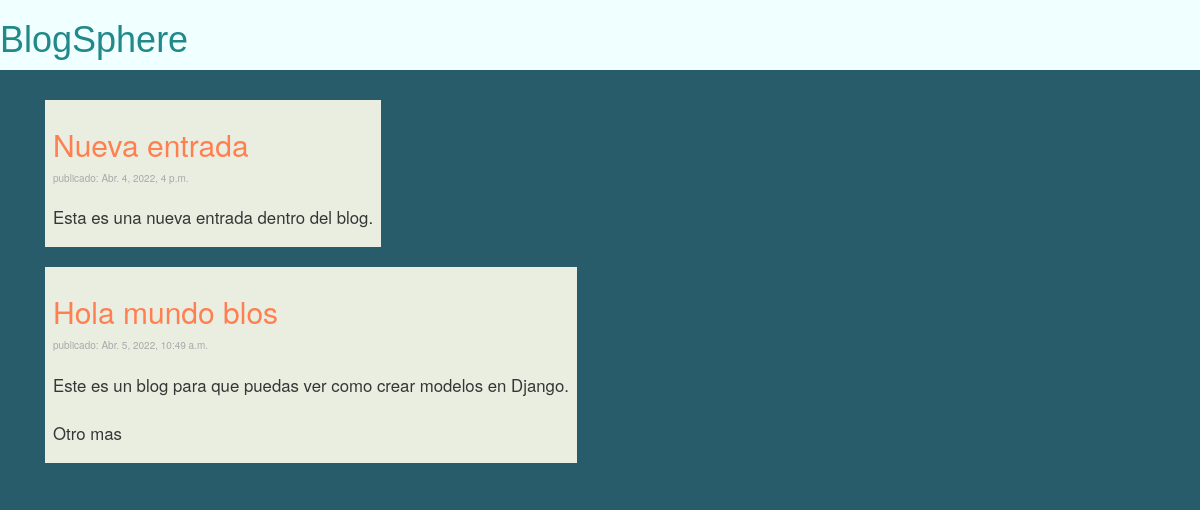
The page / on the database its author committed.
### blog/models.py (models this page shows, shortened)
class Post(models.Model):
    author = models.ForeignKey(settings.AUTH_USER_MODEL, on_delete=models.CASCADE)
    title = models.CharField(max_length=200)
    text = models.TextField()
    created_date = models.DateTimeField(default=timezone.now)
    published_date = models.DateTimeField(blank=True, null=True)

### blog/views.py (the view)
# urls.py: path('', views.post_list, name='post_list'),
def post_list(request):
    posts = Post.objects.order_by('published_date')
    return render(request, 'blog/post_list.html', {'posts': posts})

### blog/templates/blog/post_list.html
{% extends 'blog/base.html' %}
{% block content %}
    {% for post in posts %}
        <div class="post">
            <h2><a href="{% url 'post_details' pk=post.pk %}">{{ post.title }}</a></h2>
            <p class="date"> publicado: {{ post.published_date }}</p>
            <p class="content">{{ post.text|linebreaksbr }}</p>
        </div>
    {% endfor %}
{% endblock %}

### blog/templates/blog/base.html (shortened to what this page needs)
{% load static %}
<html>
    <head>
        <link rel="stylesheet" href="//maxcdn.bootstrapcdn.com/bootstrap/3.2.0/css/bootstrap.min.css">
        <link rel="stylesheet" href="//maxcdn.bootstrapcdn.com/bootstrap/3.2.0/css/bootstrap-theme.min.css">
        <link rel="stylesheet" href="{% static 'css/blog.css' %}">
    </head>
    <body>
        <header>
            <h1><a href="/">BlogSphere</a></h1>
        </header>
        <div class="content">
            <div class="row">
                <div class="col-md-8">
                {% block content %}
                {% endblock %}
                </div>
            </div>
        </div>
    </body>
</html>

### blog/static/css/blog.css (style rules this page uses)
header { width: 100%; position: fixed; top: 0; right: 0; background-color: azure; }
body { padding-left: 15px; background-color: rgb(40, 92, 107); }
.content { padding-left: 30px; padding-top: 100px; }
.post { padding: 8px; background-color: rgba(255, 255, 239, 0.897); width: fit-content; margin-bottom: 20px; }
.post .date { color: darkgray; font-size:x-small; }
.post .content { padding-top: 10px; padding-left: 0%; color: rgb(54, 54, 54); font-size: larger; }
h1 a { color: #218989; font-family:'Lucida Sans', 'Lucida Sans Regular', 'Lucida Grande', 'Lucida Sans Unicode', Geneva, Verdana, sans-serif; }
h2 a { color:coral; }

### rows shown on the page
Post: title "Nueva entrada", published_date "Abr. 4, 2022, 4 p.m.", text "Esta es una nueva entrada dentro del blog."
Post: title "Hola mundo blos", published_date "Abr. 5, 2022, 10:49 a.m.", text "Este es un blog para que puedas ver como crear modelos en Django. Otro mas"
